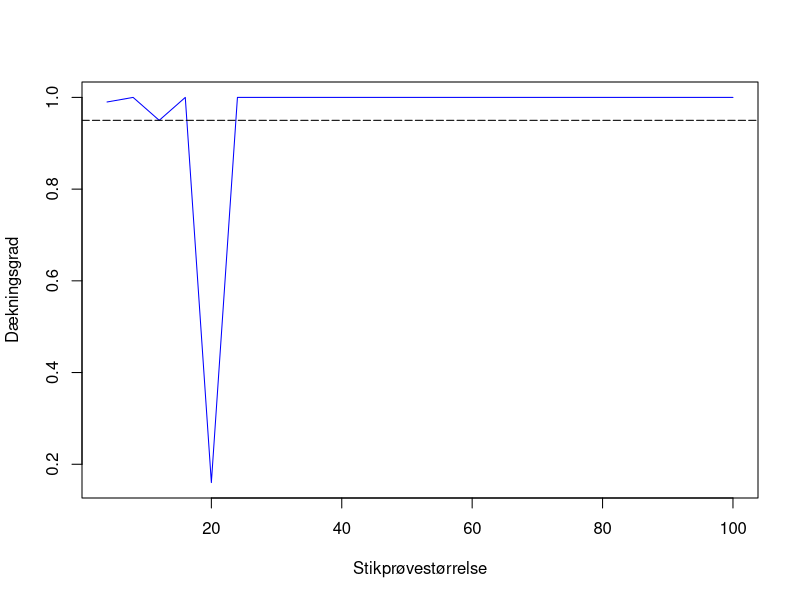
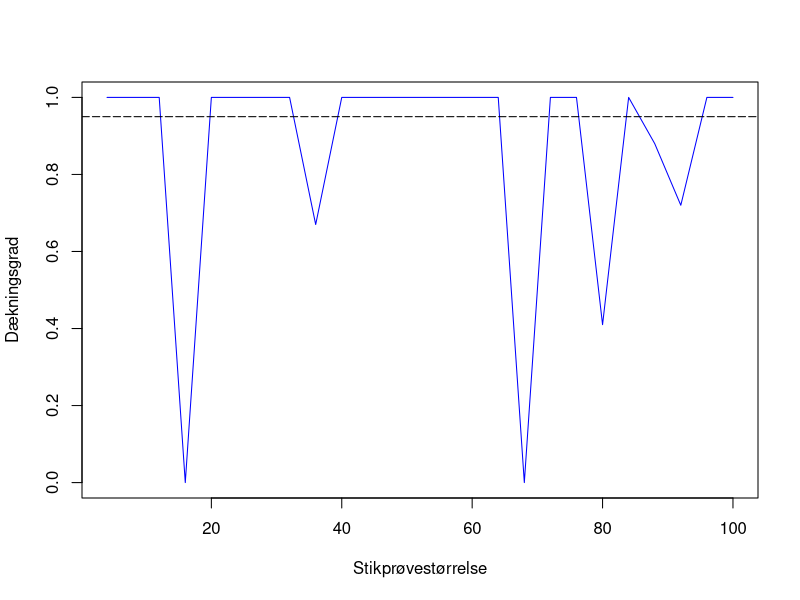

Source code (R) for these figures, in order:
## ---- chunk 1
set.seed(31415)
tf_vektor <- c()
for(n in seq(4, 100, 4)){
  n <- 100
  pop_middel <- 10
  pop_sd <- 2
  stik <- rnorm(n, pop_middel, pop_sd)
  stik_middel <- mean(stik)
  stik_sd <- sd(stik)
  
  n_boot <- 100
  hejsa <- replicate(100, {
    boot_stik <- replicate(n_boot, rnorm(n, stik_middel, stik_sd))
    boot_means <- apply(boot_stik, 2, mean)
    ci <- quantile(boot_means, c(0.025, 0.975))
    tf <- ci[1] <= pop_middel & ci[2] >= pop_middel
  })
  tf_vektor <- append(tf_vektor, sum(hejsa))
}
## ---- chunk 2
x <- seq(4, 100, 4)
plot(x, tf_vektor/100, type="l", col="blue", ylab = "Dækningsgrad",
     xlab = "Stikprøvestørrelse")
abline(h=0.95, lty=5, col="black")

tf_vektor
mean(tf_vektor)
## ---- chunk 3
set.seed(31415)
tf_vektor2 <- c()
for(n in seq(4, 100, 4)){
  pop_middel2 <- 10
  pop_sd2 <- 2
  stik2 <- rnorm(n, pop_middel2, pop_sd2)
  stik_middel2 <- mean(stik2)
  stik_sd2 <- sd(stik2)
  
  boot_n2 <- 100
  byggemand_bob <- replicate(100, {
    boot_liste2 <- rnorm(n * boot_n2, stik_middel2, stik_sd2)
    boot_stik2 <- matrix(boot_liste2, nrow = n, ncol = boot_n2)
    boot_middel2 <- colMeans(boot_stik2)
    
    boot_stat2 <- boot_middel2 - stik_middel2
    kvantiler2 <- quantile(boot_stat2, c(0.05, 0.95))
    konf2 <- stik_middel2 - c(kvantiler2[2], kvantiler2[1])
    tf <- konf2[1] <= pop_middel2 & konf2[2] >= pop_middel2
  })
  tf_vektor2 <- append(tf_vektor2, sum(byggemand_bob))
}
## ---- chunk 4
x2 <- seq(4, 100, 4)
plot(x2, tf_vektor2/100, type="l", col="blue", ylab = "Dækningsgrad",
     xlab = "Stikprøvestørrelse")
abline(h=0.95, lty=5, col="black")

tf_vektor2
mean(tf_vektor2)
